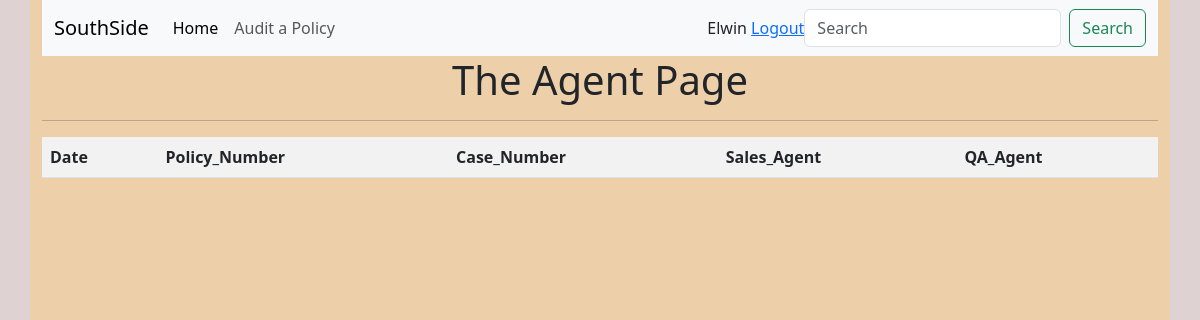
The page /The_Agent/ (signed in) on the database as committed earlier.
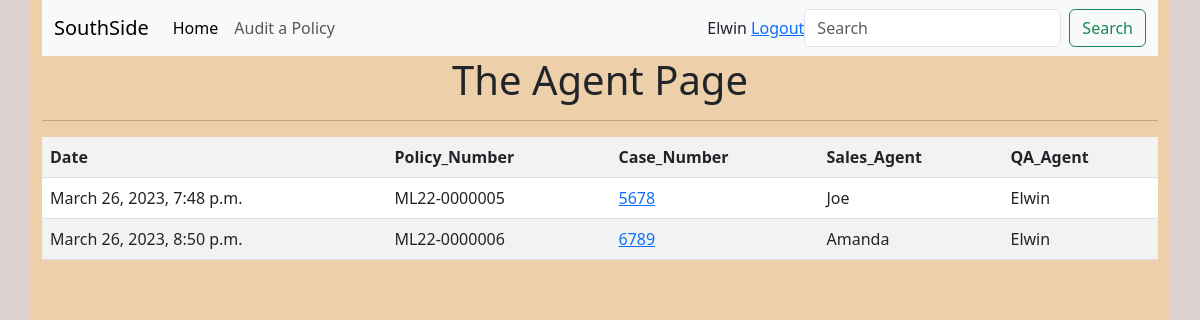
The same page on the database as committed later.
### SouthsideApp/models.py (models this page shows, shortened)
class QACModels(models.Model):
    Date = models.DateTimeField(auto_now_add=True)
    QA_Agent = models.ForeignKey(User, null=True, on_delete=models.CASCADE)
    Policy_Number = models.CharField(max_length=12)
    Case_Number = models.CharField(max_length=7)
    AVS_Check = models.CharField(choices=AVS, max_length=12)
    Caller_ID = models.CharField(max_length=50)
    Sales_Agent = models.CharField(max_length=50)
    Call_duration = models.CharField(max_length=10)
    Start_date = models.CharField(max_length=20)
    Premium = models.DecimalField(max_digits=6, decimal_places=2)
    Debit_date = models.CharField(max_length=10)
    Cover_amount = models.CharField(max_length=10)
    QA_Correct = models.CharField(choices=QA_Outcome, max_length=5)
    KPA = models.CharField(choices=KPA_Outcome, max_length=15)
    HIV_Required = models.CharField(choices=HIV_Test,  max_length=3)
    Comment = models.TextField(max_length=200)

### SouthsideApp/views.py (the view)
# urls.py: path('The_Agent/', views.The_Agent, name='The_Agent'),
@login_required(login_url='LoginPage')
def The_Agent(request):
    Agents_work = request.user
    work = QACModels.objects.filter(QA_Agent=Agents_work)
    return render(request, 'SouthsideApp/The_Agent.html',
                  {'work':work})

### SouthsideApp/Templates/SouthsideApp/The_Agent.html (shortened to what this page needs)
{% extends 'SouthsideApp/Layout.html' %}
    {% block content %}
    {% include 'SouthsideApp/Nav_agent.html' %}
    <center>
      <h1>The Agent Page</h1>
    </center>
    <hr>
        <form action="" method="POST">
            <table class="table table-striped">
                <tr>
                    <th>
                        Date
                    </th>
                    <th>
                        Policy_Number
                    </th>
                    <th>
                        Case_Number
                    </th>
                    <th>
                        Sales_Agent
                    </th>
                    <th>
                        QA_Agent
                    </th>
                </tr>
                {% for agents_work in work %}
                <tr>
                    <td>
                        {{agents_work.Date}}
                    </td>
                    <td>
                        {{agents_work.Policy_Number}}
                    </td>
                    <td>
                        <a href="{% url 'Detail' agents_work.id  %}">{{agents_work.Case_Number}}<br></a>
                    </td>
                    <td>
                        {{agents_work.Sales_Agent}}
                    </td>
                    <td>
                        {{agents_work.QA_Agent}}
                    </td>
                </tr>
                {% endfor %}
            </table>
       </form>
    {% endblock %}

Rows that differ between the two databases and show on the page:
added QACModels: Date "March 26, 2023, 7:48 p.m.", Policy_Number "ML22-0000005", Case_Number "5678", Sales_Agent "Joe", QA_Agent "Elwin"
added QACModels: Date "March 26, 2023, 8:50 p.m.", Policy_Number "ML22-0000006", Case_Number "6789", Sales_Agent "Amanda", QA_Agent "Elwin"
